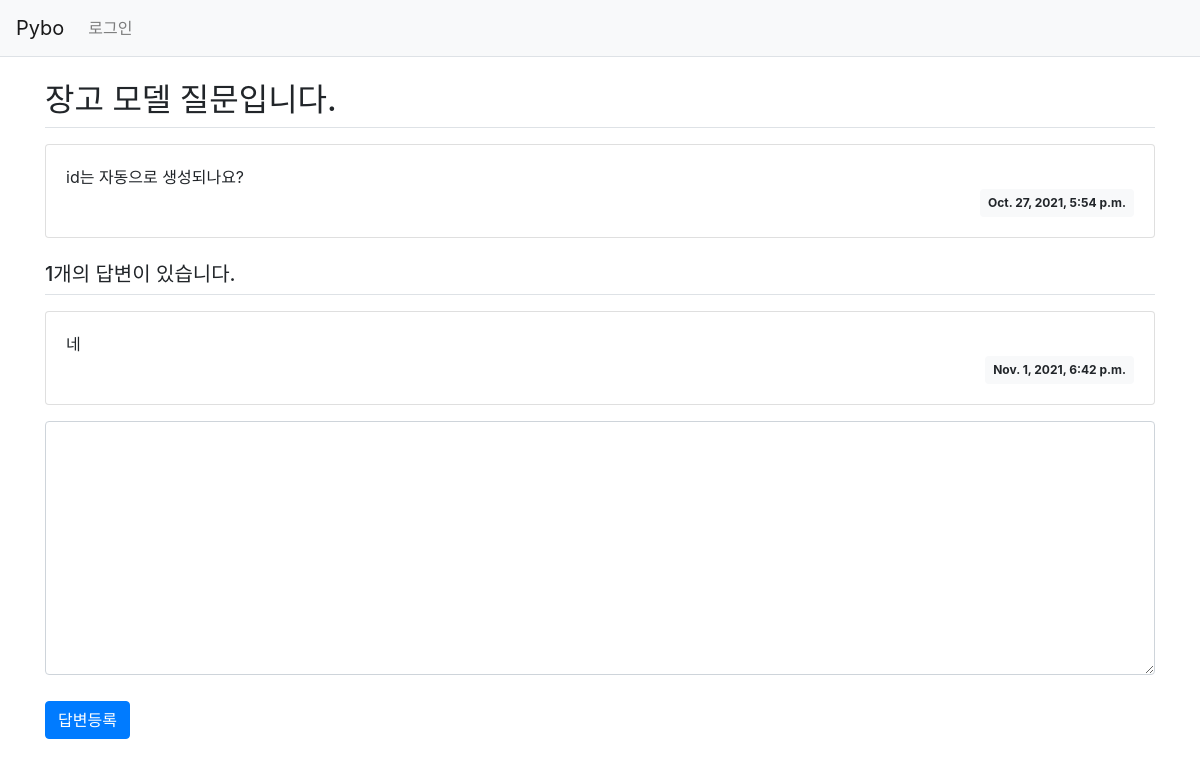
Page /pybo/answer/create/1/ on the earlier database version.
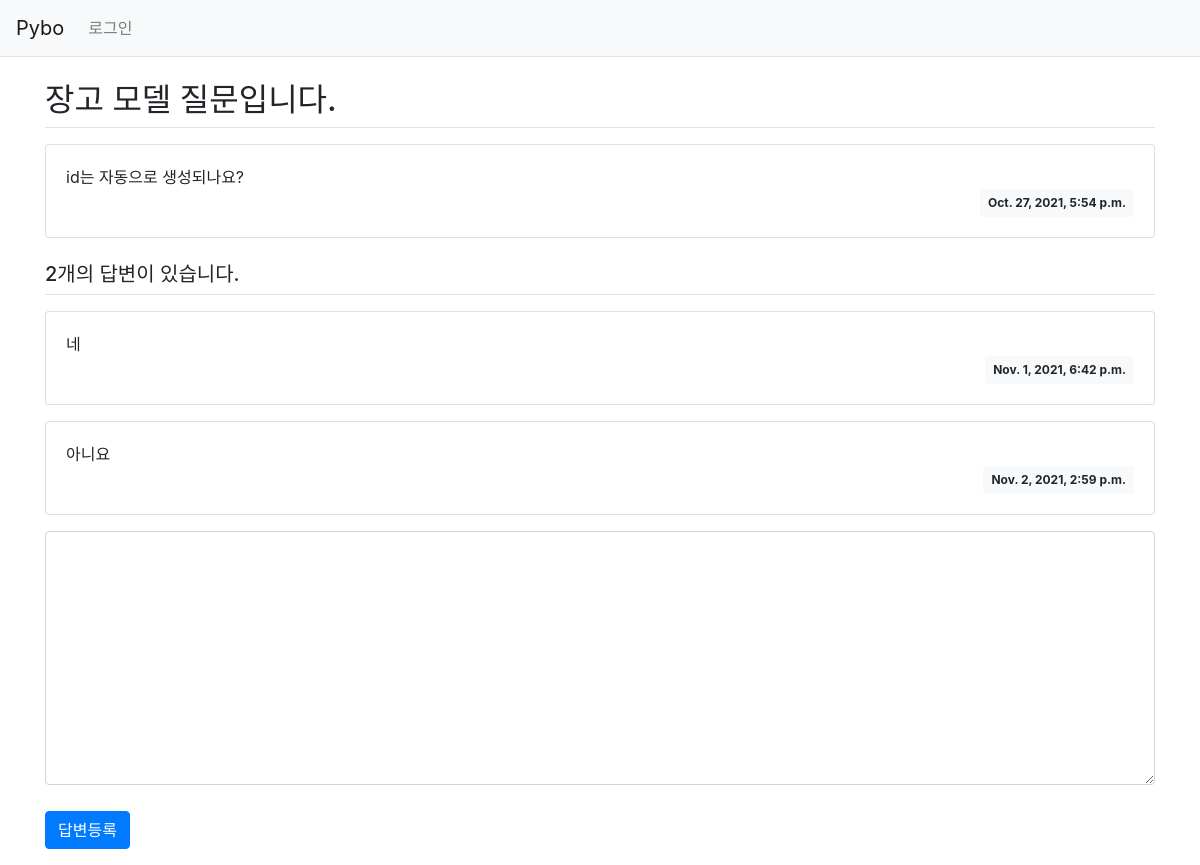
Same page on the later database version.
### pybo/models.py (models this page shows, shortened)
class Question(models.Model):
    subject = models.CharField(max_length=200)
    content = models.TextField()
    create_date = models.DateTimeField()

class Answer(models.Model):
    question = models.ForeignKey(Question, on_delete=models.CASCADE)
    content = models.TextField()
    create_date = models.DateTimeField()

### pybo/views.py (the view)
# urls.py: path('answer/create/<int:question_id>/', views.answer_create, name="answer_create"),
def answer_create(request, question_id): #호출시 answer을 Post을 통해 가져오고 rediredct로 pybo에 detail 호출
    question = get_object_or_404(Question, pk=question_id)
    if request.method == "POST":
        form = AnswerForm(request.POST)
        if form.is_valid():
            answer = form.save(commit=False)
            answer.create_date = timezone.now()
            answer.question = question
            answer.save()
            return redirect('pybo:detail', question_id=question.id)
    else:
        form = AnswerForm()
    context = {'question': question, 'form': form}
    return render(request, 'pybo/question_detail.html', context)

### pybo/forms.py
class AnswerForm(forms.ModelForm):
    class Meta:
        model = Answer
        fields = ['content']
        labels = {
            'content': '답변내용',
        }

### templates/pybo/question_detail.html (shortened to what this page needs)
{% extends 'base.html' %}
{% block content %}
<div class="container my-3">
    <h2 class="border-bottom py-2">{{ question.subject }}</h2>
    <div class="card my-3">
        <div class="card-body">
            <div class="card-text" style="white-space: pre-line;">{{ question.content }}</div>
            <div class="d-flex justify-content-end">
                <div class="badge badge-light p-2">
                    {{ question.create_date }}
                </div>
            </div>
        </div>
    </div>
    <h5 class="border-bottom my-3 py-2">{{question.answer_set.count}}개의 답변이 있습니다.</h5>
    {% for answer in question.answer_set.all %}
    <div class="card my-3">
        <div class="card-body">
            <div class="card-text" style="white-space: pre-line;">{{ answer.content }}</div>
            <div class="d-flex justify-content-end">
                <div class="badge badge-light p-2">
                    {{ answer.create_date }}
                </div>
            </div>
        </div>
    </div>
    {% endfor %}
    <form action="{% url 'pybo:answer_create' question.id %}" method="post" class="my-3">
        <div class="form-group">
            <textarea name="content" id="content" class="form-control" rows="10"></textarea>
        </div>
        <input type="submit" value="답변등록" class="btn btn-primary">
    </form>
</div>
{% endblock %}

Differences in the rows shown:
computed for Question "장고 모델 질문입니다.": answer_set.count "1" → "2"
added Answer: content "아니요", create_date "Nov. 2, 2021, 2:59 p.m."
